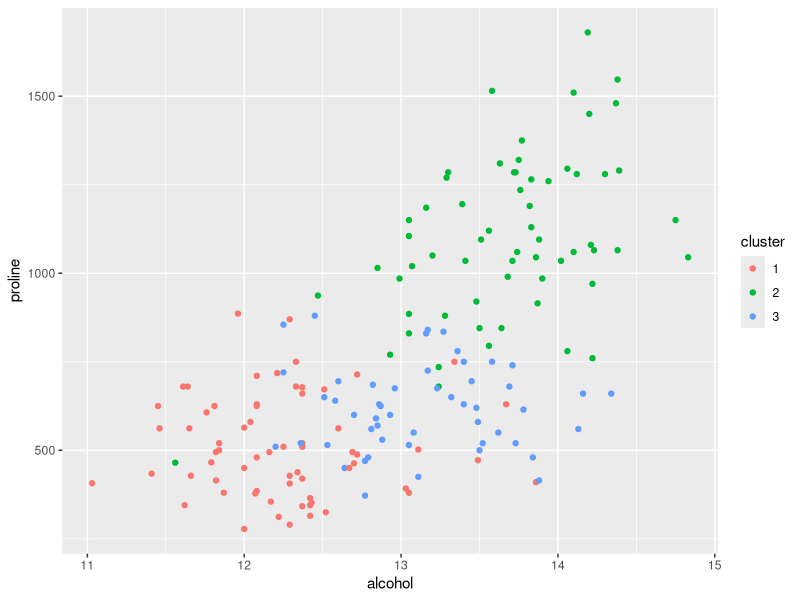
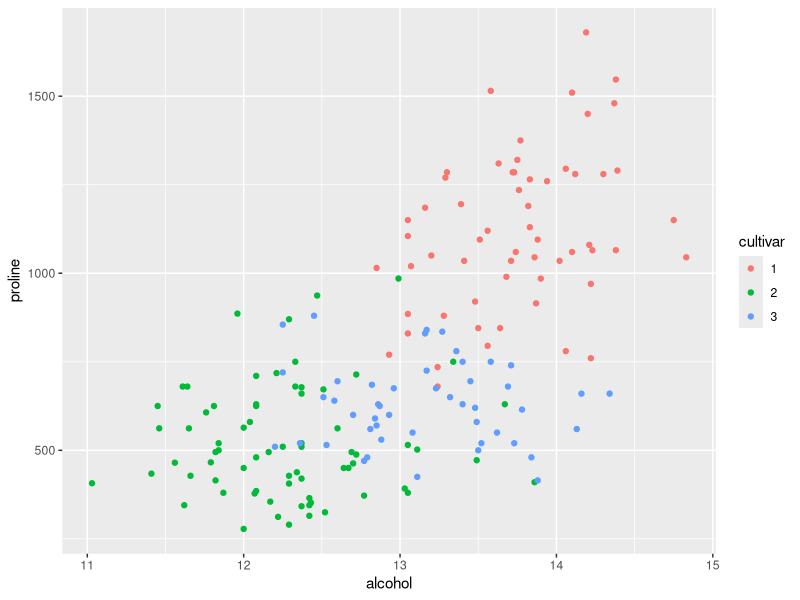
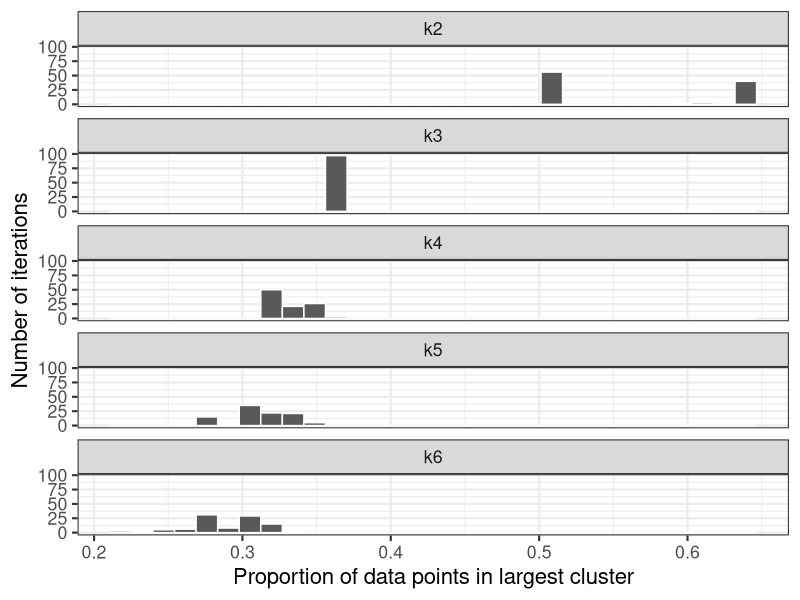
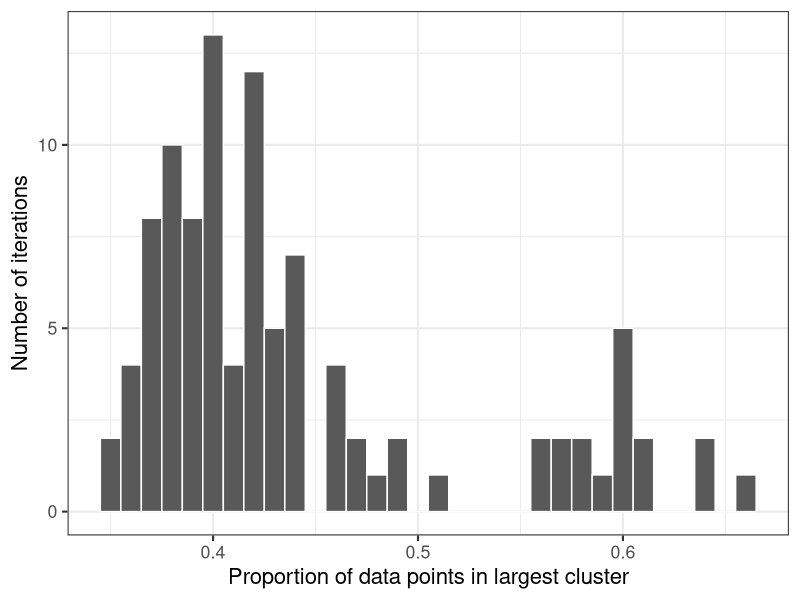
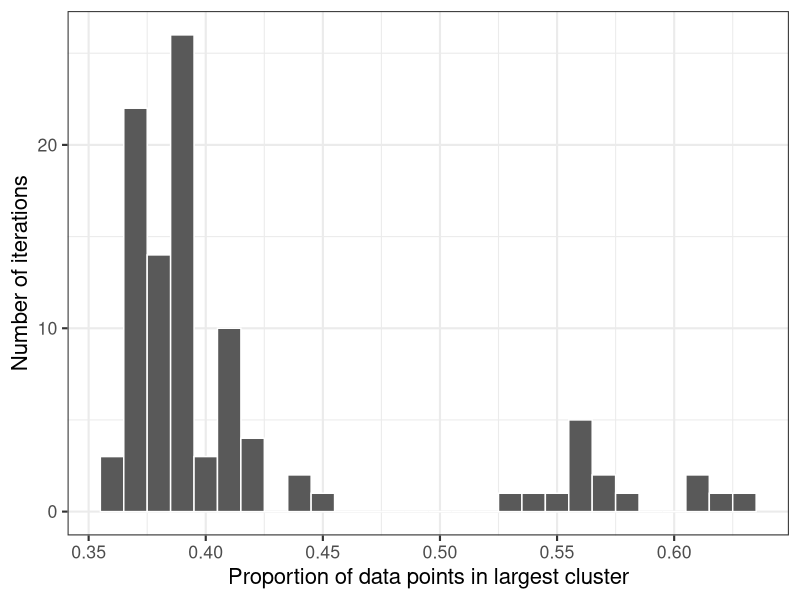

Reproduce these figures in R, in order.
## ---- chunk 1
library(tidyverse)
library(knitr)
library(forcats)
library(gridExtra)
library(cluster)

# load the wines dataset
wines <- read.csv('wines.csv')
colnames(wines) <- c("cultivar", "alcohol", "malic acid", "ash", 
                     "alcalinity of ash", "magnesium", "total phenols", 
                     "flavanoids", "nonflavanoid phenols", 
                     "proanthocyanins", "color intensity", "hue", 
                     "OD280/OD315 of diluted wines", "proline")

# save the grouping variable (cultivar) as its own variable
cultivar <- as.factor(wines$cultivar)
# remove cultivar from the dataset 
wines <- select(wines, -cultivar)
## ---- chunk 2
# run k-means to get 3 clusters
clusters_orig <- kmeans(scale(wines), centers = 3)
# identify what objects are contained within this cluster object
names(clusters_orig)
## ---- chunk 3
data.frame(wines, cluster = as.factor(clusters_orig$cluster)) %>%
  ggplot() + 
  geom_point(aes(x = alcohol, y = proline, col = cluster))
## ---- chunk 4
data.frame(wines, cultivar) %>%
  ggplot() + 
  geom_point(aes(x = alcohol, y = proline, col = cultivar))
## ---- chunk 5
set.seed(237489)
# pre-scale wines so the computer doesn't have to do this over-and-over again
wines_scaled <- scale(wines)
# run k-means 1,000 times (to get 3 clusters each time)
clusters_list <- lapply(1:100, function(iter) {
  kmeans(wines_scaled, centers = 3)
})
## ---- chunk 6
# collapse all cluster memberships into columns a data frame
clusters_df <- sapply(clusters_list, function(clust) clust$cluster)
colnames(clusters_df) <- c(paste0("iter", 1:ncol(clusters_df)))
## ---- chunk 7
# identify the proportion of data points that fall into the largest cluster
prop_largest_cluster <- clusters_df %>% 
  as.data.frame %>% 
  # table(clust) counts how many data points fall into each group
  # sort(table(clust), decreasing = T) arranges the groups in decreasing order of size
  summarise_all(function(clust) {
      sort(table(clust), decreasing = T)[1] / length(clust)
    }) 
## ---- chunk 8
table(unlist(prop_largest_cluster))
## ---- chunk 9
# below is a function that runs the above analysis for any value of k
iterate_kmeans <- function(N = 100, k) {
  # arguments:
  #   N: number of iterations
  #   k: the number of clusters
  # 
  # returns:
  #   a vector specifying the proportion of data points in the 
  #   largest cluster for each iteration
  
  
  # run k-means N times (to get k clusters each time)
  clusters_list <- lapply(1:N, function(iter) {
    kmeans(wines_scaled, centers = k)
  })
  
  # collapse all cluster memberships into columns a data frame
  clusters_df <- sapply(clusters_list, function(clust) clust$cluster)
  colnames(clusters_df) <- c(paste0("iter", 1:ncol(clusters_df)))
  
  # identify the proportion of data points that fall into the largest cluster
  prop_largest_cluster <- clusters_df %>% 
    as.data.frame %>% 
    # table(clust) counts how many data points fall into each group
    # sort(table(clust), decreasing = T) arranges the groups in decreasing order of size
    summarise_all(function(clust) {
        sort(table(clust), decreasing = T)[1] / length(clust)
      })   
  
  return(unlist(prop_largest_cluster))
}

## ---- chunk 10
set.seed(1231789)
# run the analysis for k = 2, 3, 4, 5, 6
kmeans_results <- data.frame(k2 = iterate_kmeans(k = 2),
                             k3 = iterate_kmeans(k = 3),
                             k4 = iterate_kmeans(k = 4),
                             k5 = iterate_kmeans(k = 5),
                             k6 = iterate_kmeans(k = 6))
## ---- chunk 11
# compare the cluster similarity (using our crude measure) for each k
kmeans_results %>%
  gather(key = "k", value = "prop") %>%
  ggplot() + 
  geom_histogram(aes(x = prop), col = "white") +
  facet_wrap(~k, ncol = 1) +
  xlab("Proportion of data points in largest cluster") +
  ylab("Number of iterations") + 
  theme_bw(base_size = 16)
## ---- chunk 12
# generate 100 bootstrap samples of the data
set.seed(23484)
wines_boot_list <- lapply(1:100, function(iter) {
  wine_boot_index <- sample(1:nrow(wines), replace = T)
  wine_boot <- wines[wine_boot_index, ]
})
## ---- chunk 13
# apply kmeans clustering to each of these datasets
wines_boot_cluster <- sapply(wines_boot_list, function(wine_boot) {
  kmeans(wine_boot, centers = 3)$cluster
})
colnames(wines_boot_cluster) <- c(paste0("iter", 1:ncol(wines_boot_cluster)))
## ---- chunk 14
# identify the proportion of data points that fall into the largest cluster
prop_largest_cluster_boot <- wines_boot_cluster %>% 
  as.data.frame %>% 
  # table(clust) counts how many data points fall into each group
  # sort(table(clust), decreasing = T) arranges the groups in decreasing order of size
  summarise_all(function(clust) {
      sort(table(clust), decreasing = T)[1] / length(clust)
    })
## ---- chunk 15
# plot the distribution of largest cluster proportion for the bootstrap samples
data.frame(prop = unlist(prop_largest_cluster_boot)) %>%
  ggplot() + 
  geom_histogram(aes(x = prop), col = "white", binwidth = 0.01) +
  xlab("Proportion of data points in largest cluster") +
  ylab("Number of iterations") + 
  theme_bw(base_size = 16)
## ---- chunk 16
# generate 100 bootstrap samples of the data
set.seed(22344)
wines_sub_list <- lapply(1:100, function(iter) {
  wine_sub_index <- sample(1:nrow(wines), replace = F, size = round(0.8 * nrow(wines)))
  return(wines[wine_sub_index, ])
})
## ---- chunk 17
# apply kmeans clustering to each of these datasets
wines_sub_cluster <- sapply(wines_sub_list, function(wine_sub) {
  kmeans(wine_sub, centers = 3)$cluster
})
colnames(wines_sub_cluster) <- c(paste0("iter", 1:ncol(wines_sub_cluster)))
## ---- chunk 18
# identify the proportion of data points that fall into the largest cluster
prop_largest_cluster_sub <- wines_sub_cluster %>% 
  as.data.frame %>% 
  # table(clust) counts how many data points fall into each group
  # sort(table(clust), decreasing = T) arranges the groups in decreasing order of size
  summarise_all(function(clust) {
      sort(table(clust), decreasing = T)[1] / length(clust)
    })
## ---- chunk 19
# plot the distribution of largest cluster proportion for the sub samples
data.frame(prop = unlist(prop_largest_cluster_sub)) %>%
  ggplot() + 
  geom_histogram(aes(x = prop), col = "white", binwidth = 0.01) +
  xlab("Proportion of data points in largest cluster") +
  ylab("Number of iterations") + 
  theme_bw(base_size = 16)
